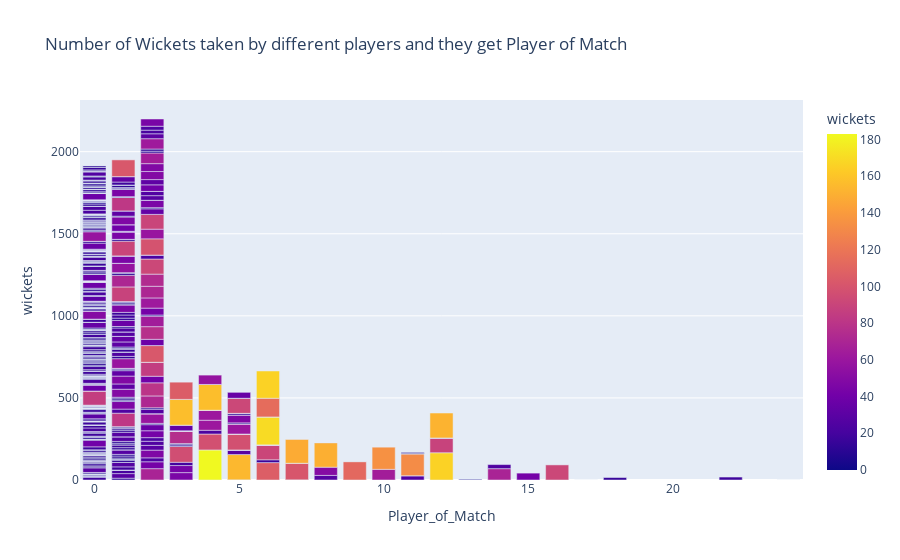

The notebook cell saved with this chart:
### Code cell
# Make a bar plot to display the number of wickets that each player has taken and their Player of the Match ranking.
fig = px.bar(final_df, x='Player_of_Match', y='wickets', title='Number of Wickets taken by different players and they get Player of Match', hover_name=final_df.index, color='wickets')
fig.show()

### Figure 1 — Plotly figure (JSON) as saved in the notebook; plotly's stock layout.template omitted (floating-point values rounded to 4 significant figures; data arrays with more than 128 entries replaced by an {"elided": "..."} marker saying what was removed)
{"data": [{"alignmentgroup": "True", "hovertemplate": "<b>%{hovertext}</b><br><br>Player_of_Match=%{x}<br>wickets=%{marker.color}<extra></extra>", "hovertext": {"elided": "656 str values"}, "legendgroup": "", "marker": {"color": {"elided": "656 int values"}, "coloraxis": "coloraxis", "pattern": {"shape": ""}}, "name": "", "offsetgroup": "", "orientation": "v", "showlegend": false, "textposition": "auto", "type": "bar", "x": {"elided": "656 int values"}, "xaxis": "x", "y": {"elided": "656 int values"}, "yaxis": "y"}], "layout": {"barmode": "relative", "coloraxis": {"colorbar": {"title": {"text": "wickets"}}, "colorscale": [[0, "#0d0887"], [0.1111, "#46039f"], [0.2222, "#7201a8"], [0.3333, "#9c179e"], [0.4444, "#bd3786"], [0.5556, "#d8576b"], [0.6667, "#ed7953"], [0.7778, "#fb9f3a"], [0.8889, "#fdca26"], [1, "#f0f921"]]}, "legend": {"tracegroupgap": 0}, "title": {"text": "Number of Wickets taken by different players and they get Player of Match"}, "xaxis": {"anchor": "y", "domain": [0, 1], "title": {"text": "Player_of_Match"}}, "yaxis": {"anchor": "x", "domain": [0, 1], "title": {"text": "wickets"}}}}
